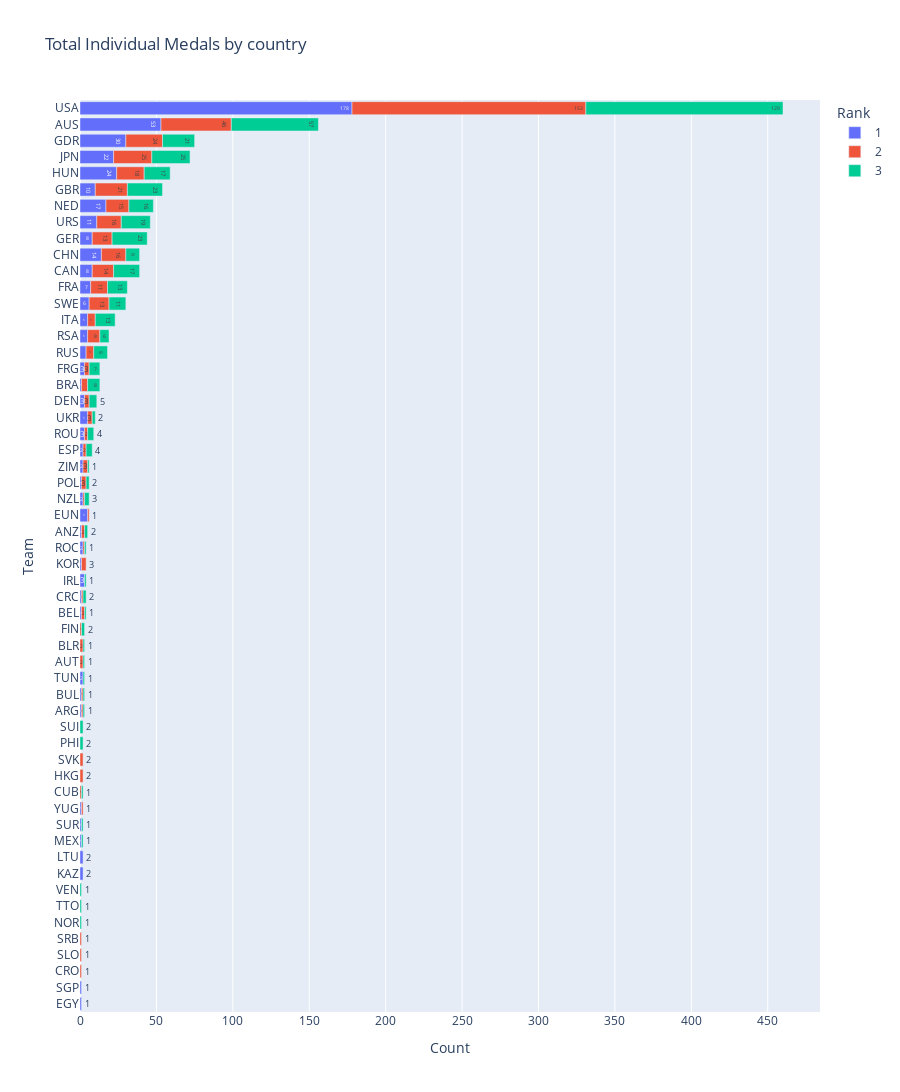

Notebook code for this chart:
### Code cell
# Total number of individual medals by each country

single_medals = single.groupby(['Team', 'Rank']).size().reset_index(name='Count')

fig = px.bar(single_medals, x='Count', y='Team', color='Rank', text='Count', 
             title='Total Individual Medals by country')

fig.update_layout(height=1600, yaxis={'categoryorder':'total ascending'})

iplot(fig)

### Figure 1 — Plotly figure (JSON) as saved in the notebook; plotly's stock layout.template omitted (floating-point values rounded to 4 significant figures)
{"data": [{"alignmentgroup": "True", "hovertemplate": "Rank=1<br>Count=%{text}<br>Team=%{y}<extra></extra>", "legendgroup": "1", "marker": {"color": "#636efa", "pattern": {"shape": ""}}, "name": "1", "offsetgroup": "1", "orientation": "h", "showlegend": true, "text": [1.0, 1.0, 53.0, 1.0, 1.0, 1.0, 8.0, 14.0, 1.0, 3.0, 1.0, 2.0, 5.0, 7.0, 3.0, 10.0, 30.0, 8.0, 24.0, 3.0, 5.0, 22.0, 2.0, 1.0, 2.0, 1.0, 17.0, 2.0, 1.0, 2.0, 3.0, 5.0, 4.0, 1.0, 1.0, 6.0, 2.0, 5.0, 11.0, 178.0, 1.0, 2.0], "textposition": "auto", "type": "bar", "x": [1, 1, 53, 1, 1, 1, 8, 14, 1, 3, 1, 2, 5, 7, 3, 10, 30, 8, 24, 3, 5, 22, 2, 1, 2, 1, 17, 2, 1, 2, 3, 5, 4, 1, 1, 6, 2, 5, 11, 178, 1, 2], "xaxis": "x", "y": ["ANZ", "ARG", "AUS", "BEL", "BRA", "BUL", "CAN", "CHN", "CRC", "DEN", "EGY", "ESP", "EUN", "FRA", "FRG", "GBR", "GDR", "GER", "HUN", "IRL", "ITA", "JPN", "KAZ", "KOR", "LTU", "MEX", "NED", "NZL", "POL", "ROC", "ROU", "RSA", "RUS", "SGP", "SUR", "SWE", "TUN", "UKR", "URS", "USA", "YUG", "ZIM"], "yaxis": "y"}, {"alignmentgroup": "True", "hovertemplate": "Rank=2<br>Count=%{text}<br>Team=%{y}<extra></extra>", "legendgroup": "2", "marker": {"color": "#EF553B", "pattern": {"shape": ""}}, "name": "2", "offsetgroup": "2", "orientation": "h", "showlegend": true, "text": [2.0, 1.0, 46.0, 2.0, 2.0, 2.0, 4.0, 1.0, 14.0, 16.0, 1.0, 1.0, 1.0, 3.0, 2.0, 1.0, 1.0, 11.0, 3.0, 21.0, 24.0, 13.0, 2.0, 18.0, 5.0, 25.0, 3.0, 15.0, 1.0, 3.0, 1.0, 2.0, 8.0, 5.0, 1.0, 1.0, 2.0, 13.0, 3.0, 16.0, 153.0, 1.0, 3.0], "textposition": "auto", "type": "bar", "x": [2, 1, 46, 2, 2, 2, 4, 1, 14, 16, 1, 1, 1, 3, 2, 1, 1, 11, 3, 21, 24, 13, 2, 18, 5, 25, 3, 15, 1, 3, 1, 2, 8, 5, 1, 1, 2, 13, 3, 16, 153, 1, 3], "xaxis": "x", "y": ["ANZ", "ARG", "AUS", "AUT", "BEL", "BLR", "BRA", "BUL", "CAN", "CHN", "CRC", "CRO", "CUB", "DEN", "ESP", "EUN", "FIN", "FRA", "FRG", "GBR", "GDR", "GER", "HKG", "HUN", "ITA", "JPN", "KOR", "NED", "NZL", "POL", "ROC", "ROU", "RSA", "RUS", "SLO", "SRB", "SVK", "SWE", "UKR", "URS", "USA", "YUG", "ZIM"], "yaxis": "y"}, {"alignmentgroup": "True", "hovertemplate": "Rank=3<br>Count=%{text}<br>Team=%{y}<extra></extra>", "legendgroup": "3", "marker": {"color": "#00cc96", "pattern": {"shape": ""}}, "name": "3", "offsetgroup": "3", "orientation": "h", "showlegend": true, "text": [2.0, 1.0, 57.0, 1.0, 1.0, 1.0, 8.0, 1.0, 17.0, 9.0, 2.0, 1.0, 5.0, 4.0, 2.0, 13.0, 7.0, 23.0, 21.0, 23.0, 17.0, 1.0, 13.0, 25.0, 1.0, 16.0, 1.0, 3.0, 2.0, 2.0, 1.0, 4.0, 6.0, 9.0, 2.0, 1.0, 11.0, 1.0, 1.0, 2.0, 19.0, 129.0, 1.0, 1.0], "textposition": "auto", "type": "bar", "x": [2, 1, 57, 1, 1, 1, 8, 1, 17, 9, 2, 1, 5, 4, 2, 13, 7, 23, 21, 23, 17, 1, 13, 25, 1, 16, 1, 3, 2, 2, 1, 4, 6, 9, 2, 1, 11, 1, 1, 2, 19, 129, 1, 1], "xaxis": "x", "y": ["ANZ", "ARG", "AUS", "AUT", "BEL", "BLR", "BRA", "BUL", "CAN", "CHN", "CRC", "CUB", "DEN", "ESP", "FIN", "FRA", "FRG", "GBR", "GDR", "GER", "HUN", "IRL", "ITA", "JPN", "MEX", "NED", "NOR", "NZL", "PHI", "POL", "ROC", "ROU", "RSA", "RUS", "SUI", "SUR", "SWE", "TTO", "TUN", "UKR", "URS", "USA", "VEN", "ZIM"], "yaxis": "y"}], "layout": {"barmode": "relative", "height": 1600, "legend": {"title": {"text": "Rank"}, "tracegroupgap": 0}, "title": {"text": "Total Individual Medals by country"}, "xaxis": {"anchor": "y", "domain": [0.0, 1.0], "title": {"text": "Count"}}, "yaxis": {"anchor": "x", "categoryorder": "total ascending", "domain": [0.0, 1.0], "title": {"text": "Team"}}}}
